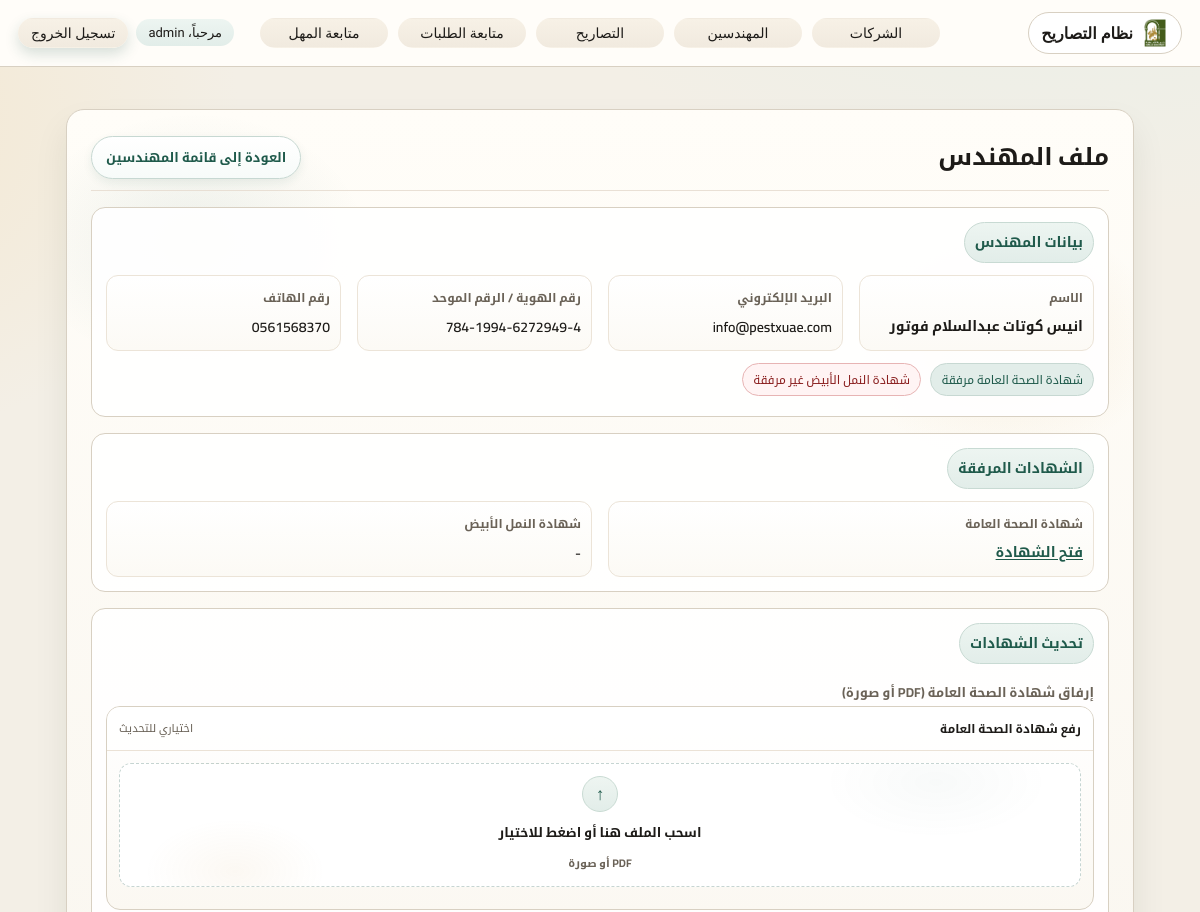
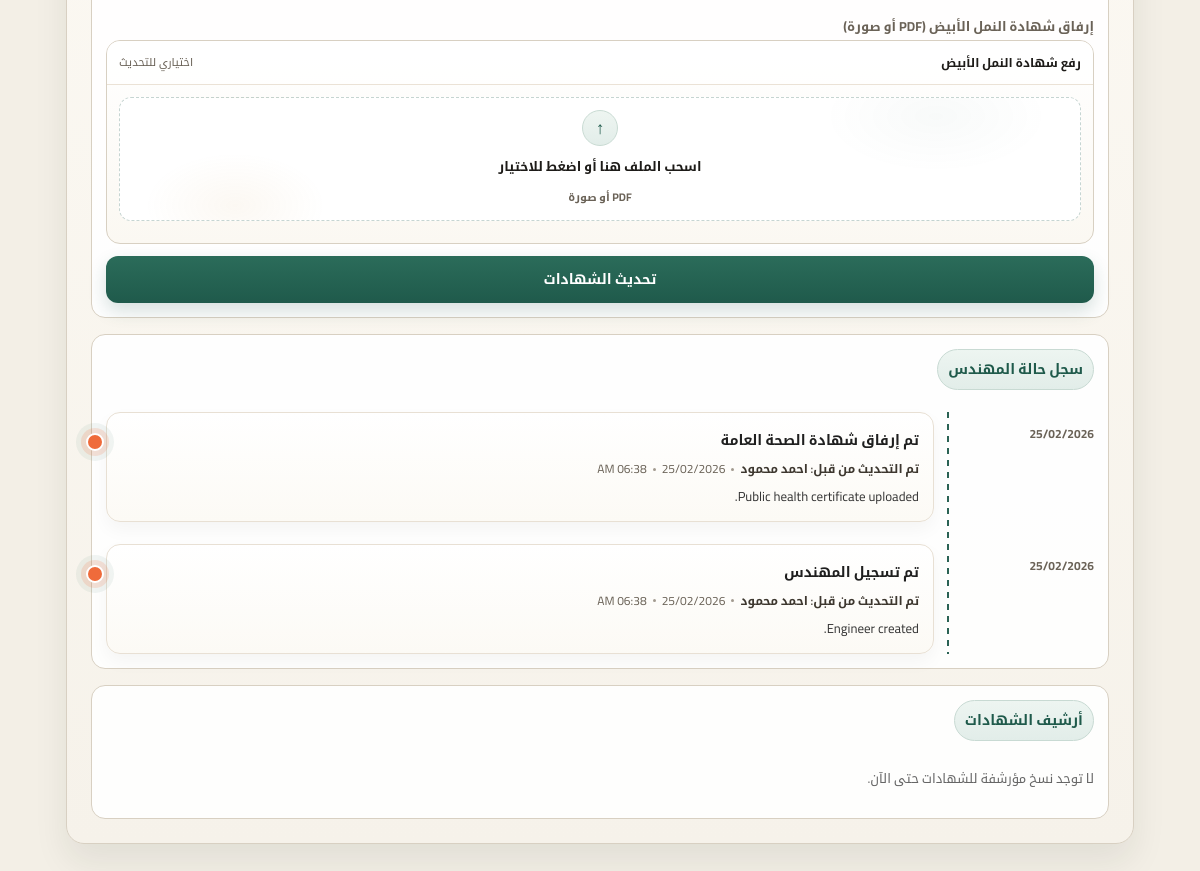
The page /enginers/3/ (signed in) on the database its author committed (2 pictures, top to bottom).
### hcsd/models.py (models this page shows, shortened)
class Enginer(models.Model):
    name = models.CharField(max_length=100)
    national_or_unified_number = models.CharField(max_length=50, null=True, blank=True)
    email = models.EmailField()
    phone = models.CharField(max_length=20)
    public_health_cert = models.FileField(
        upload_to='engineer_certificates/', null=True, blank=True
    )
    termite_cert = models.FileField(
        upload_to='engineer_certificates/', null=True, blank=True
    )

class EnginerStatusLog(models.Model):
    ACTION_CHOICES = [
        ('created', 'Created'),
        ('public_health_cert_uploaded', 'Public Health Certificate Uploaded'),
        ('termite_cert_uploaded', 'Termite Certificate Uploaded'),
    ]
    enginer = models.ForeignKey(
        Enginer, on_delete=models.CASCADE, related_name='status_logs'
    )
    action = models.CharField(max_length=40, choices=ACTION_CHOICES)
    notes = models.TextField(blank=True)
    changed_by = models.ForeignKey(User, on_delete=models.SET_NULL, null=True, blank=True)
    archived_file = models.FileField(
        upload_to='engineer_certificates/archive/', null=True, blank=True
    )
    created_at = models.DateTimeField(auto_now_add=True)

### hcsd/views.py (the view, shortened to what this page needs)
# urls.py: path('enginers/<int:id>/', views.enginer_detail, name='enginer_detail'),
@login_required
def enginer_detail(request, id):
    enginer = get_object_or_404(Enginer, id=id)
    error = ''
    logs = enginer.status_logs.select_related('changed_by').all().order_by('-created_at')
    archived_logs = [log for log in logs if getattr(log, 'archived_file', None)]
    return render(
        request,
        'hcsd/enginer_detail.html',
        {
            'enginer': enginer,
            'can_update_enginer': _can_data_entry(request.user),
            'error': error,
            'logs': logs,
            'archived_logs': archived_logs,
        },
    )

### hcsd/views.py (called while the page is built)
def _can_admin(user):
    return user.is_authenticated and (
        user.is_superuser
        or user.is_staff
        or _has_any_group(user, GROUP_NAME_ALIASES['admin'])
    )

def _can_data_entry(user):
    return user.is_authenticated and (
        _can_admin(user)
        or _has_any_group(user, GROUP_NAME_ALIASES['data_entry'])
    )

### hcsd/templates/hcsd/enginer_detail.html (shortened to what this page needs)
{% extends "hcsd/base.html" %}
{% block content %}
<section class="enginer-page" lang="ar" dir="rtl">
  <div class="enginer-card">
    <div class="header">
      <h1>ملف المهندس</h1>
      <a class="back-link" href="{% url 'enginer_list' %}">العودة إلى قائمة المهندسين</a>
    </div>
    <div class="section">
      <div class="section-title">بيانات المهندس</div>
      <div class="info-grid">
        <div class="info-item">
          <span class="label">الاسم</span>
          <span class="value">{{ enginer.name }}</span>
        </div>
        <div class="info-item">
          <span class="label">البريد الإلكتروني</span>
          <span class="value">{{ enginer.email }}</span>
        </div>
        <div class="info-item">
          <span class="label">رقم الهوية / الرقم الموحد</span>
          <span class="value">{{ enginer.national_or_unified_number|default:"-" }}</span>
        </div>
        <div class="info-item">
          <span class="label">رقم الهاتف</span>
          <span class="value">{{ enginer.phone }}</span>
        </div>
      </div>
      <div style="margin-top: 12px;">
        {% if enginer.public_health_cert %}
          <span class="badge">شهادة الصحة العامة مرفقة</span>
        {% else %}
          <span class="badge warn">شهادة الصحة العامة غير مرفقة</span>
        {% endif %}
        {% if enginer.termite_cert %}
          <span class="badge">شهادة النمل الأبيض مرفقة</span>
        {% else %}
          <span class="badge warn">شهادة النمل الأبيض غير مرفقة</span>
        {% endif %}
      </div>
    </div>
    <div class="section">
      <div class="section-title">الشهادات المرفقة</div>
      <div class="info-grid">
        <div class="info-item">
          <span class="label">شهادة الصحة العامة</span>
          <span class="value">
            {% if enginer.public_health_cert %}
              <a href="{{ enginer.public_health_cert.url }}" target="_blank" rel="noopener">فتح الشهادة</a>
            {% else %}
              -
            {% endif %}
          </span>
        </div>
        <div class="info-item">
          <span class="label">شهادة النمل الأبيض</span>
          <span class="value">
            {% if enginer.termite_cert %}
              <a href="{{ enginer.termite_cert.url }}" target="_blank" rel="noopener">فتح الشهادة</a>
            {% else %}
              -
            {% endif %}
          </span>
        </div>
      </div>
    </div>
    <div class="section">
      <div class="section-title">تحديث الشهادات</div>
      {% if can_update_enginer %}
        <form method="POST" enctype="multipart/form-data" class="upload-form">
          <div>
            <label>إرفاق شهادة الصحة العامة (PDF أو صورة)</label>
            <div class="upload-box">
              <div class="upload-box-head">
                <span class="upload-box-title">رفع شهادة الصحة العامة</span>
                <span class="upload-box-tag">اختياري للتحديث</span>
              </div>
              <div class="upload-box-body">
                <label class="upload-drop" for="detail_public_health_cert" tabindex="0">
                  <span class="upload-drop-inner">
                    <span class="upload-icon">↑</span>
                    <span class="upload-text">اسحب الملف هنا أو اضغط للاختيار</span>
                    <span class="upload-subtext">PDF أو صورة</span>
                  </span>
                </label>
              </div>
            </div>
          </div>
          <div>
            <label>إرفاق شهادة النمل الأبيض (PDF أو صورة)</label>
            <div class="upload-box">
              <div class="upload-box-head">
                <span class="upload-box-title">رفع شهادة النمل الأبيض</span>
                <span class="upload-box-tag">اختياري للتحديث</span>
              </div>
              <div class="upload-box-body">
                <label class="upload-drop" for="detail_termite_cert" tabindex="0">
                  <span class="upload-drop-inner">
                    <span class="upload-icon">↑</span>
                    <span class="upload-text">اسحب الملف هنا أو اضغط للاختيار</span>
                    <span class="upload-subtext">PDF أو صورة</span>
                  </span>
                </label>
              </div>
            </div>
          </div>
          <button type="submit">تحديث الشهادات</button>
        </form>
      {% else %}
        <p style="font-size: 13px; color: #666;">التحديث متاح لموظفي الإدخال أو الإدارة فقط.</p>
      {% endif %}
    </div>
    <div class="section">
      <div class="section-title">سجل حالة المهندس</div>
      {% if logs %}
        <div class="timeline">
          {% for log in logs %}
            <div class="timeline-item">
              <div class="timeline-date">{{ log.created_at|date:"d/m/Y" }}</div>
              <div class="timeline-card">
                <div class="timeline-title">
                  {% if log.action == "created" %}
                    تم تسجيل المهندس
                  {% elif log.action == "public_health_cert_uploaded" %}
                    تم إرفاق شهادة الصحة العامة
                  {% elif log.action == "termite_cert_uploaded" %}
                    تم إرفاق شهادة النمل الأبيض
                  {% else %}
                    {{ log.action }}
                  {% endif %}
                </div>
                <div class="timeline-meta">
                  <span class="actor">
                    تم التحديث من قبل:
                    {% if log.changed_by %}
                      {{ log.changed_by.get_full_name|default:log.changed_by.username }}
                    {% else %}
                      النظام
                    {% endif %}
                  </span>
                  <span class="dot"></span>
                  <span>{{ log.created_at|date:"d/m/Y" }}</span>
                  <span class="dot"></span>
                  <span>{{ log.created_at|date:"h:i A" }}</span>
                </div>
                {% if log.notes %}
                  <div class="timeline-notes">{{ log.notes }}</div>
                {% endif %}
              </div>
            </div>
          {% endfor %}
        </div>
      {% else %}
        <p style="font-size: 13px; color: #666;">لا توجد تحديثات مسجلة بعد.</p>
      {% endif %}
    </div>
    <div class="section">
      <div class="section-title">أرشيف الشهادات</div>
      {% if archived_logs %}
        <div class="archive-list">
          {% for log in archived_logs %}
            <div class="archive-item">
              <div class="archive-head">
                <div class="archive-type">
                  {% if log.action == "public_health_cert_uploaded" %}
                    نسخة سابقة - شهادة الصحة العامة
                  {% elif log.action == "termite_cert_uploaded" %}
                    نسخة سابقة - شهادة النمل الأبيض
                  {% else %}
                    نسخة شهادة مؤرشفة
                  {% endif %}
                </div>
                <a class="archive-link" href="{{ log.archived_file.url }}" target="_blank" rel="noopener">فتح النسخة المؤرشفة</a>
              </div>
              <div class="archive-meta">
                <span>
                  تم التحديث من قبل:
                  {% if log.changed_by %}
                    {{ log.changed_by.get_full_name|default:log.changed_by.username }}
                  {% else %}
                    النظام
                  {% endif %}
                </span>
                <span class="dot"></span>
                <span>{{ log.created_at|date:"d/m/Y" }}</span>
                <span class="dot"></span>
                <span>{{ log.created_at|date:"h:i A" }}</span>
              </div>
            </div>
          {% endfor %}
        </div>
      {% else %}
        <p style="font-size: 13px; color: #666;">لا توجد نسخ مؤرشفة للشهادات حتى الآن.</p>
      {% endif %}
    </div>
  </div>
</section>
{% endblock %}

### hcsd/templates/hcsd/base.html (shortened to what this page needs)
{% load static %}
<!DOCTYPE html>
<html lang="en">
<head>
    <link rel="stylesheet" href="{% static 'hcsd/base.css' %}">
</head>
<body>
    <nav class="navbar" lang="ar" dir="rtl">
        <a class="nav-brand" href="{% url 'home' %}">
            <img class="nav-brand-logo" src="{% static 'hcsd/shjmun-logo-website.png' %}" alt="شعار بلدية الشارقة">
            <span>نظام التصاريح</span>
        </a>
        <div class="nav-links">
            <a href="{% url 'company_list' %}">الشركات</a>
            <a href="{% url 'enginer_list' %}">المهندسين</a>
            <a href="{% url 'permit_types' %}">التصاريح</a>
            <a href="{% url 'clearance_list' %}">متابعة الطلبات</a>
            <a href="{% url 'extension_followup' %}">متابعة المهل</a>
        </div>
        <div class="nav-auth">
            {% if user.is_authenticated %}
                <span class="nav-user">مرحباً، {{ user.get_full_name|default:user.username }}</span>
                <form method="post" action="{% url 'logout' %}" class="nav-auth-form">
                    <button type="submit" class="nav-ghost">تسجيل الخروج</button>
                </form>
            {% else %}
                <a class="nav-ghost" href="{% url 'login' %}">تسجيل الدخول</a>
                <a class="nav-ghost" href="{% url 'register' %}">إنشاء حساب</a>
            {% endif %}
        </div>
    </nav>
    <main>
        {% block content %}
        {% endblock %}
    </main>
</body>
</html>

### hcsd/static/hcsd/base.css (style rules this page uses)
:root { --bg: #f3efe6; --paper: #fffdf9; --ink: #1d1b18; --muted: #6a6257; --line: #d8d0c2; --accent: #1f5a4b; --accent-2: #2b6c5a; --accent-soft: #e2ede9; --accent-warm: #c88a2d; --shadow: 0 18px 34px rgba(21, 37, 30, 0.08); --shadow-soft: 0 10px 20px rgba(21, 37, 30, 0.05); --radius: 14px; }
* { box-sizing: border-box; }
body { margin: 0; font-family: "IBM Plex Sans Arabic", "Cairo", "Tahoma", sans-serif; color: var(--ink); overflow-x: hidden; background: radial-gradient(1000px 700px at 90% -200px, #e6efe9 0, transparent 60%), radial-gradient(800px 600px at -200px 120px, #f3e7cf 0, transparent 55%), var(--bg); }
a { color: var(--accent); text-underline-offset: 2px; }
main { max-width: 1200px; margin: 0 auto; padding: 24px 16px 56px; }
input, select, textarea, button { font-family: inherit; }
button { border: none; padding: 9px 14px; border-radius: 10px; background: linear-gradient(180deg, var(--accent-2) 0%, var(--accent) 100%); color: #fff; cursor: pointer; box-shadow: 0 6px 14px rgba(31, 90, 75, 0.18); transition: transform 0.12s ease, box-shadow 0.15s ease, filter 0.15s ease; }
.navbar { font-family: inherit; background: var(--paper); color: var(--ink); padding: 12px 18px; border-bottom: 1px solid var(--line); display: flex; align-items: center; justify-content: space-between; gap: 12px; flex-wrap: wrap; position: sticky; top: 0; z-index: 10; }
.nav-brand { color: var(--ink); text-decoration: none; font-weight: 700; font-size: 16px; padding: 6px 12px; border-radius: 999px; border: 1px solid var(--line); background: #fff; display: inline-flex; align-items: center; gap: 8px; }
.nav-brand-logo { width: 28px; height: 28px; object-fit: contain; flex: 0 0 auto; }
.nav-links, .nav-auth { display: flex; align-items: center; gap: 8px; flex-wrap: wrap; min-width: 0; }
.nav-links { flex: 1 1 auto; justify-content: center; }
.nav-links a, .nav-auth a, .nav-auth button { color: var(--ink); text-decoration: none; padding: 6px 12px; border-radius: 999px; background: linear-gradient(180deg, #f7f1e6 0%, #f1eadf 100%); border: 1px solid transparent; font-size: 14px; transition: transform 0.15s ease, background 0.15s ease, color 0.15s ease, border-color 0.15s ease; cursor: pointer; line-height: 1.2; white-space: nowrap; }
.nav-links a { display: inline-flex; align-items: center; justify-content: center; text-align: center; }
.nav-user { color: var(--ink); background: linear-gradient(180deg, #edf5f1 0%, var(--accent-soft) 100%); padding: 6px 12px; border-radius: 999px; font-size: 13px; }
.nav-ghost { background: transparent; border: 1px solid var(--line); }
.nav-auth-form { margin: 0; }
@media (min-width: 721px) { .navbar { top: 0; justify-content: space-between; } }
@media (min-width: 721px) { .nav-links { position: absolute; left: 50%; transform: translateX(-50%); width: min(680px, calc(100% - 360px)); justify-content: center; gap: 10px; } }
@media (min-width: 721px) { .nav-links a { flex: 1 1 0; min-width: 0; } }
@media (min-width: 721px) { .nav-auth { margin-inline-start: auto; } }

### rows shown on the page
Enginer: name "انيس كوتات عبدالسلام فوتور", email "info@pestxuae.com", national_or_unified_number "784-1994-6272949-4", phone "0561568370"
EnginerStatusLog: created_at "25/02/2026", shows "تم إرفاق شهادة الصحة العامة", changed_by.get_full_name "احمد محمود", created_at "06:38 AM", notes "Public health certificate uploaded."
EnginerStatusLog: created_at "25/02/2026", action "تم تسجيل المهندس", changed_by.get_full_name "احمد محمود", created_at "06:38 AM", notes "Engineer created."

### other values the page prints
{{ user.get_full_name|default:user.username }} "admin"
